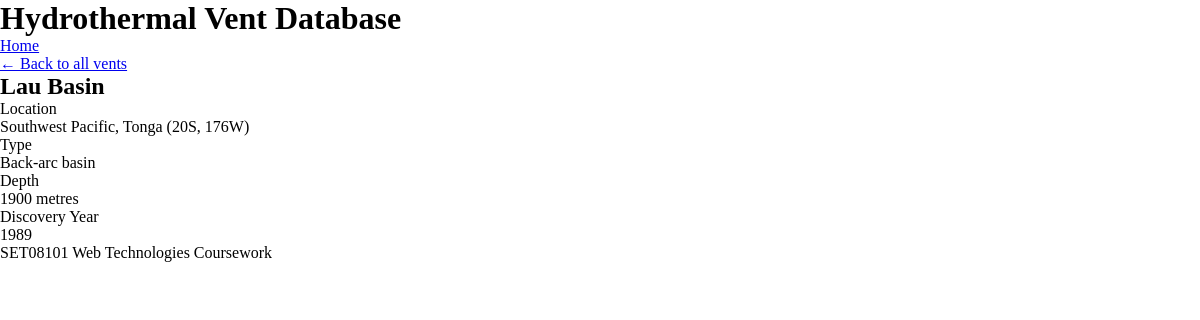
Screenshot of /vent.php?id=2 with the database file from the repository.
### tables this page shows
CREATE TABLE vents (
    id INT AUTO_INCREMENT PRIMARY KEY,
    name VARCHAR(100) NOT NULL,
    location VARCHAR(200) NOT NULL,
    type VARCHAR(50) NOT NULL,
    depth_metres INT NOT NULL,
    discovery_year INT NOT NULL
);

### includes/config.php (called while the page is built, shortened)
<?php
function e($string) {
    return htmlspecialchars($string, ENT_QUOTES, 'UTF-8');
}

### vent.php (the view, shortened to what this page needs)
<?php
$ventId = (int)$_GET['id'];
$pdo = getDbConnection();
$stmt = $pdo->prepare('SELECT id, name, location, type, depth_metres, discovery_year FROM vents WHERE id = ?');
$stmt->execute([$ventId]);
$vent = $stmt->fetch();
require_once 'includes/header.php';
?>
<p><a href="index.php">&larr; Back to all vents</a></p>
<h2><?php echo e($vent['name']); ?></h2>
<dl>
    <dt>Location</dt>
    <dd><?php echo e($vent['location']); ?></dd>
    <dt>Type</dt>
    <dd><?php echo e($vent['type']); ?></dd>
    <dt>Depth</dt>
    <dd><?php echo e($vent['depth_metres']); ?> metres</dd>
    <dt>Discovery Year</dt>
    <dd><?php echo e($vent['discovery_year']); ?></dd>
</dl>
<?php require_once 'includes/footer.php'; ?>

### rows the page displays
vents: name "Lau Basin", location "Southwest Pacific, Tonga (20S, 176W)", type "Back-arc basin", depth_metres "1900", discovery_year "1989"
